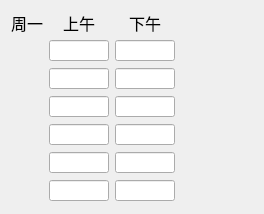
              <widget class="QWidget" name="page">
               <layout class="QHBoxLayout" name="horizontalLayout_16">
                <item>
                 <layout class="QVBoxLayout" name="verticalLayout_20">
                  <item>
                   <widget class="QLabel" name="label_13">
                    <property name="font">
                     <font>
                      <pointsize>12</pointsize>
                     </font>
                    </property>
                    <property name="text">
                     <string>周一</string>
                    </property>
                    <property name="textFormat">
                     <enum>Qt::AutoText</enum>
                    </property>
                   </widget>
                  </item>
                  <item>
                   <spacer name="verticalSpacer_2">
                    <property name="orientation">
                     <enum>Qt::Vertical</enum>
                    </property>
                    <property name="sizeHint" stdset="0">
                     <size>
                      <width>20</width>
                      <height>168</height>
                     </size>
                    </property>
                   </spacer>
                  </item>
                 </layout>
                </item>
                <item>
                 <layout class="QVBoxLayout" name="verticalLayout_10">
                  <item>
                   <widget class="QLabel" name="label_16">
                    <property name="minimumSize">
                     <size>
                      <width>0</width>
                      <height>21</height>
                     </size>
                    </property>
                    <property name="maximumSize">
                     <size>
                      <width>16777215</width>
                      <height>21</height>
                     </size>
                    </property>
                    <property name="font">
                     <font>
                      <pointsize>12</pointsize>
                     </font>
                    </property>
                    <property name="text">
                     <string>上午</string>
                    </property>
                    <property name="textFormat">
                     <enum>Qt::AutoText</enum>
                    </property>
                    <property name="alignment">
                     <set>Qt::AlignCenter</set>
                    </property>
                   </widget>
                  </item>
                  <item>
                   <widget class="QLineEdit" name="mon_am_1">
                    <property name="sizePolicy">
                     <sizepolicy hsizetype="Fixed" vsizetype="Fixed">
                      <horstretch>0</horstretch>
                      <verstretch>25</verstretch>
                     </sizepolicy>
                    </property>
                    <property name="minimumSize">
                     <size>
                      <width>60</width>
                      <height>21</height>
                     </size>
                    </property>
                    <property name="maximumSize">
                     <size>
                      <width>60</width>
                      <height>21</height>
                     </size>
                    </property>
                    <property name="font">
                     <font>
                      <pointsize>10</pointsize>
                     </font>
                    </property>
                    <property name="text">
                     <string/>
                    </property>
                   </widget>
                  </item>
                  <item>
                   <widget class="QLineEdit" name="mon_am_2">
                    <property name="sizePolicy">
                     <sizepolicy hsizetype="Fixed" vsizetype="Fixed">
                      <horstretch>0</horstretch>
                      <verstretch>25</verstretch>
                     </sizepolicy>
                    </property>
                    <property name="minimumSize">
                     <size>
                      <width>60</width>
                      <height>21</height>
                     </size>
                    </property>
                    <property name="maximumSize">
                     <size>
                      <width>60</width>
                      <height>21</height>
                     </size>
                    </property>
                    <property name="font">
                     <font>
                      <pointsize>10</pointsize>
                     </font>
                    </property>
                    <property name="text">
                     <string/>
                    </property>
                   </widget>
                  </item>
                  <item>
                   <widget class="QLineEdit" name="mon_am_3">
                    <property name="sizePolicy">
                     <sizepolicy hsizetype="Fixed" vsizetype="Fixed">
                      <horstretch>0</horstretch>
                      <verstretch>25</verstretch>
                     </sizepolicy>
                    </property>
                    <property name="minimumSize">
                     <size>
                      <width>60</width>
                      <height>21</height>
                     </size>
                    </property>
                    <property name="maximumSize">
                     <size>
                      <width>60</width>
                      <height>21</height>
                     </size>
                    </property>
                    <property name="font">
                     <font>
                      <pointsize>10</pointsize>
                     </font>
                    </property>
                    <property name="text">
                     <string/>
                    </property>
                   </widget>
                  </item>
                  <item>
                   <widget class="QLineEdit" name="mon_am_4">
                    <property name="sizePolicy">
                     <sizepolicy hsizetype="Fixed" vsizetype="Fixed">
                      <horstretch>0</horstretch>
                      <verstretch>25</verstretch>
                     </sizepolicy>
                    </property>
                    <property name="minimumSize">
                     <size>
                      <width>60</width>
                      <height>21</height>
                     </size>
                    </property>
                    <property name="maximumSize">
                     <size>
                      <width>60</width>
                      <height>21</height>
                     </size>
                    </property>
                    <property name="font">
                     <font>
                      <pointsize>10</pointsize>
                     </font>
                    </property>
                    <property name="text">
                     <string/>
                    </property>
                   </widget>
                  </item>
                  <item>
                   <widget class="QLineEdit" name="mon_am_5">
                    <property name="sizePolicy">
                     <sizepolicy hsizetype="Fixed" vsizetype="Fixed">
                      <horstretch>0</horstretch>
                      <verstretch>25</verstretch>
                     </sizepolicy>
                    </property>
                    <property name="minimumSize">
                     <size>
                      <width>60</width>
                      <height>21</height>
                     </size>
                    </property>
                    <property name="maximumSize">
                     <size>
                      <width>60</width>
                      <height>21</height>
                     </size>
                    </property>
                    <property name="font">
                     <font>
                      <pointsize>10</pointsize>
                     </font>
                    </property>
                    <property name="text">
                     <string/>
                    </property>
                   </widget>
                  </item>
                  <item>
                   <widget class="QLineEdit" name="mon_am_6">
                    <property name="sizePolicy">
                     <sizepolicy hsizetype="Fixed" vsizetype="Fixed">
                      <horstretch>0</horstretch>
                      <verstretch>25</verstretch>
                     </sizepolicy>
                    </property>
                    <property name="minimumSize">
                     <size>
                      <width>60</width>
                      <height>21</height>
                     </size>
                    </property>
                    <property name="maximumSize">
                     <size>
                      <width>60</width>
                      <height>21</height>
                     </size>
                    </property>
                    <property name="font">
                     <font>
                      <pointsize>10</pointsize>
                     </font>
                    </property>
                    <property name="text">
                     <string/>
                    </property>
                   </widget>
                  </item>
                 </layout>
                </item>
                <item>
                 <layout class="QVBoxLayout" name="verticalLayout_13">
                  <item>
                   <widget class="QLabel" name="label_15">
                    <property name="minimumSize">
                     <size>
                      <width>0</width>
                      <height>21</height>
                     </size>
                    </property>
                    <property name="maximumSize">
                     <size>
                      <width>16777215</width>
                      <height>21</height>
                     </size>
                    </property>
                    <property name="font">
                     <font>
                      <pointsize>12</pointsize>
                     </font>
                    </property>
                    <property name="text">
                     <string>下午</string>
                    </property>
                    <property name="textFormat">
                     <enum>Qt::AutoText</enum>
                    </property>
                    <property name="alignment">
                     <set>Qt::AlignCenter</set>
                    </property>
                   </widget>
                  </item>
                  <item>
                   <widget class="QLineEdit" name="mon_pm_1">
                    <property name="sizePolicy">
                     <sizepolicy hsizetype="Fixed" vsizetype="Fixed">
                      <horstretch>0</horstretch>
                      <verstretch>25</verstretch>
                     </sizepolicy>
                    </property>
                    <property name="minimumSize">
                     <size>
                      <width>60</width>
                      <height>21</height>
                     </size>
                    </property>
                    <property name="maximumSize">
                     <size>
                      <width>60</width>
                      <height>21</height>
                     </size>
                    </property>
                    <property name="font">
                     <font>
                      <pointsize>10</pointsize>
                     </font>
                    </property>
                    <property name="text">
                     <string/>
                    </property>
                   </widget>
                  </item>
                  <item>
                   <widget class="QLineEdit" name="mon_pm_2">
                    <property name="sizePolicy">
                     <sizepolicy hsizetype="Fixed" vsizetype="Fixed">
                      <horstretch>0</horstretch>
                      <verstretch>25</verstretch>
                     </sizepolicy>
                    </property>
                    <property name="minimumSize">
                     <size>
                      <width>60</width>
                      <height>21</height>
                     </size>
                    </property>
                    <property name="maximumSize">
                     <size>
                      <width>60</width>
                      <height>21</height>
                     </size>
                    </property>
                    <property name="font">
                     <font>
                      <pointsize>10</pointsize>
                     </font>
                    </property>
                    <property name="text">
                     <string/>
                    </property>
                   </widget>
                  </item>
                  <item>
                   <widget class="QLineEdit" name="mon_pm_3">
                    <property name="sizePolicy">
                     <sizepolicy hsizetype="Fixed" vsizetype="Fixed">
                      <horstretch>0</horstretch>
                      <verstretch>25</verstretch>
                     </sizepolicy>
                    </property>
                    <property name="minimumSize">
                     <size>
                      <width>60</width>
                      <height>21</height>
                     </size>
                    </property>
                    <property name="maximumSize">
                     <size>
                      <width>60</width>
                      <height>21</height>
                     </size>
                    </property>
                    <property name="font">
                     <font>
                      <pointsize>10</pointsize>
                     </font>
                    </property>
                    <property name="text">
                     <string/>
                    </property>
                   </widget>
                  </item>
                  <item>
                   <widget class="QLineEdit" name="mon_pm_4">
                    <property name="sizePolicy">
                     <sizepolicy hsizetype="Fixed" vsizetype="Fixed">
                      <horstretch>0</horstretch>
                      <verstretch>25</verstretch>
                     </sizepolicy>
                    </property>
                    <property name="minimumSize">
                     <size>
                      <width>60</width>
                      <height>21</height>
                     </size>
                    </property>
                    <property name="maximumSize">
                     <size>
                      <width>60</width>
                      <height>21</height>
                     </size>
                    </property>
                    <property name="font">
                     <font>
                      <pointsize>10</pointsize>
                     </font>
                    </property>
                    <property name="text">
                     <string/>
                    </property>
                   </widget>
                  </item>
                  <item>
                   <widget class="QLineEdit" name="mon_pm_5">
                    <property name="sizePolicy">
                     <sizepolicy hsizetype="Fixed" vsizetype="Fixed">
                      <horstretch>0</horstretch>
                      <verstretch>25</verstretch>
                     </sizepolicy>
                    </property>
                    <property name="minimumSize">
                     <size>
                      <width>60</width>
                      <height>21</height>
                     </size>
                    </property>
                    <property name="maximumSize">
                     <size>
                      <width>60</width>
                      <height>21</height>
                     </size>
                    </property>
                    <property name="font">
                     <font>
                      <pointsize>10</pointsize>
                     </font>
                    </property>
                    <property name="text">
                     <string/>
                    </property>
                   </widget>
                  </item>
                  <item>
                   <widget class="QLineEdit" name="mon_pm_6">
                    <property name="sizePolicy">
                     <sizepolicy hsizetype="Fixed" vsizetype="Fixed">
                      <horstretch>0</horstretch>
                      <verstretch>25</verstretch>
                     </sizepolicy>
                    </property>
                    <property name="minimumSize">
                     <size>
                      <width>60</width>
                      <height>21</height>
                     </size>
                    </property>
                    <property name="maximumSize">
                     <size>
                      <width>60</width>
                      <height>21</height>
                     </size>
                    </property>
                    <property name="font">
                     <font>
                      <pointsize>10</pointsize>
                     </font>
                    </property>
                    <property name="text">
                     <string/>
                    </property>
                   </widget>
                  </item>
                 </layout>
                </item>
                <item>
                 <spacer name="horizontalSpacer_14">
                  <property name="orientation">
                   <enum>Qt::Horizontal</enum>
                  </property>
                  <property name="sizeHint" stdset="0">
                   <size>
                    <width>78</width>
                    <height>20</height>
                   </size>
                  </property>
                 </spacer>
                </item>
               </layout>
              </widget>
